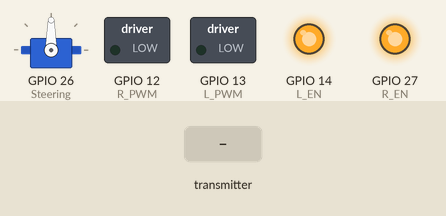
Simulated run of this sketch. Board: ESP32. On the bench: servo, switched loads named in the sketch (green lamp = pin HIGH), output pins drawn as LEDs (lit = HIGH). The inputs (shaded band) are chosen by the test bench.

Above: at 1.2 s.
1.3 s: the transmitter starts sending steerValue = 0
At 1.8 s:
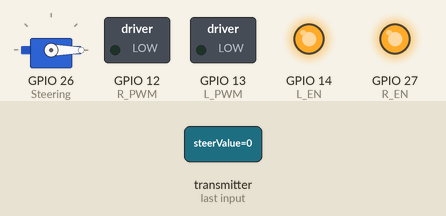
2.8 s: the transmitter starts sending steerValue = 1024
At 4.0 s:
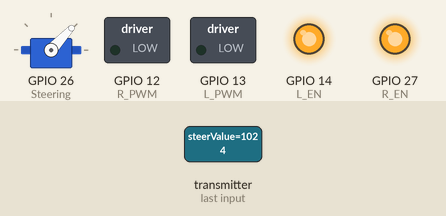
4.3 s: the transmitter starts sending steerValue = 2048
At 5.2 s:
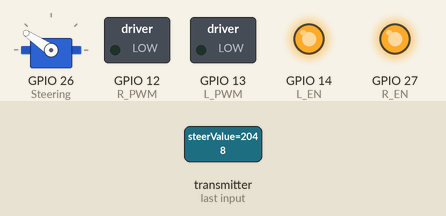
5.8 s: the transmitter starts sending steerValue = 4095
At 6.3 s:
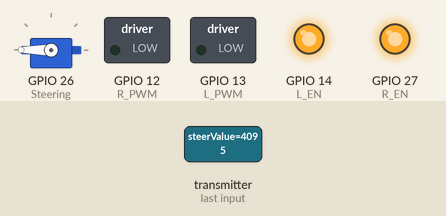
Timing chart, 0 to 8.3 s (numbered marks = the images above; inputs shaded):
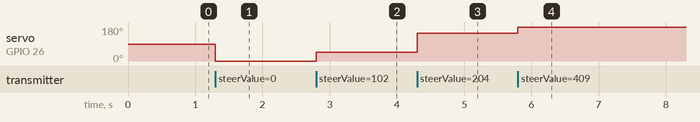

Measured:
- after the input at 1.3 s, servo on GPIO 26 (Steering): 90° → 0° at once
- after the input at 2.8 s, servo on GPIO 26 (Steering): 0° → 47° at once
- after the input at 4.3 s, servo on GPIO 26 (Steering): 47° → 146° at once
- after the input at 5.8 s, servo on GPIO 26 (Steering): 146° → 180° at once

The sketch:

RCCAR_ESPNOW_RECEIVER.ino
```cpp
#include <ESP32Servo.h>
#include <esp_now.h>
#include <WiFi.h>

int R_EN = 27;
int R_PWM = 12;
int L_EN = 14;
int L_PWM = 13;

Servo Steering;

bool Drive=false;
bool Reverse=false;

unsigned long lastPacketTime = 0;

//structure of the data packet to send
struct PacketData {
  int steerValue;
  int powerValue;
  int driveMode;
};

PacketData incomingData;
volatile bool newDataReceived = false;

//the callback function that ESP-NOW runs
void OnDataRecv(const esp_now_recv_info_t *recvInfo, const uint8_t *incomingDataPtr, int len) {
  memcpy(&incomingData, incomingDataPtr, sizeof(PacketData));
  newDataReceived = true;
}

void setup() {
  Serial.begin(115200);
  Steering.attach(26);

  //set motor driver control pins
  pinMode(R_EN, OUTPUT);
  pinMode(R_PWM, OUTPUT);
  pinMode(L_EN, OUTPUT);
  pinMode(L_PWM, OUTPUT);
  digitalWrite(R_EN, HIGH);
  digitalWrite(L_EN, HIGH);

  WiFi.mode(WIFI_STA);

  //initialize ESP-NOW
  if (esp_now_init() != ESP_OK) {
    Serial.println("Error initializing ESP-NOW");
    return;
  }
  esp_now_register_recv_cb(OnDataRecv);

  //set car straight and stopped
  incomingData.steerValue = 90;
  incomingData.powerValue = 0;
  incomingData.driveMode = 0;

  lastPacketTime = millis();
}

void loop() {
  //new packet received
  if(newDataReceived){
    newDataReceived = false;
    lastPacketTime = millis();
    //move steering servo
    Steering.write(incomingData.steerValue);
    // Set drive mode based on gear
    if(incomingData.driveMode==1)
    {
      Drive = true;
      Reverse = false;
    }
    else if (incomingData.driveMode==2)
    {
      Drive = false;
      Reverse = true;
    }
    else
    {
      Drive = false;
      Reverse = false;
    }
    //control motor
    if(Drive)
    {
      analogWrite(R_PWM, incomingData.powerValue);
      analogWrite(L_PWM, 0);
    }
    else if(Reverse)
    {
      analogWrite(R_PWM, 0);
      analogWrite(L_PWM, incomingData.powerValue);
    }
    else{
      analogWrite(R_PWM,0);
      analogWrite(L_PWM,0);
    }
  }

  //timeout failsafe: If we havent received new data for 500ms, stop car
  if(millis()-lastPacketTime>500){
    Steering.write(90);
    analogWrite(R_PWM,0);
    analogWrite(L_PWM,0);
  }

}
```
